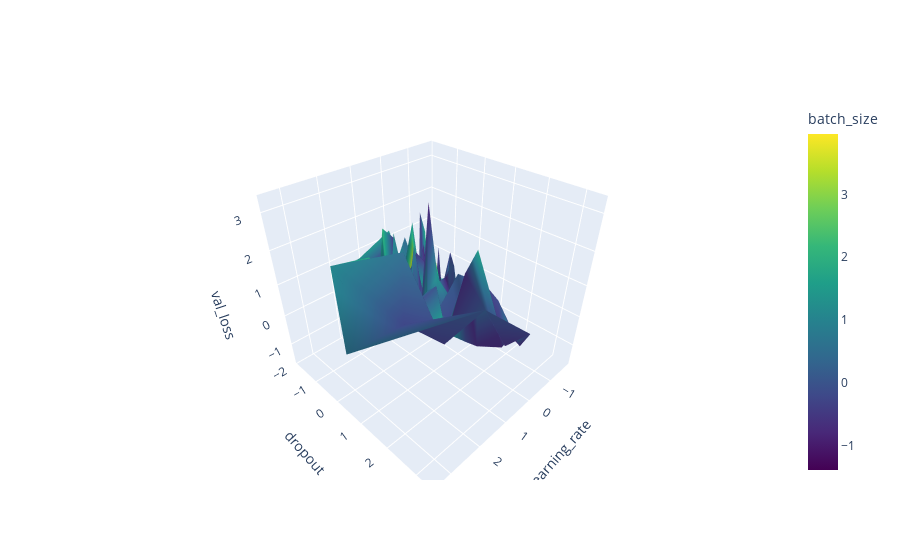

Here is the notebook cell this chart was saved with:
### Code cell
import plotly.express as px 
import plotly.graph_objects as go 

fig = go.Figure()
fig.add_traces(
    go.Mesh3d(
        x=standard_df['learning_rate'], y=standard_df['dropout'], z=standard_df['val_loss'], 
        opacity=1,
        intensity=standard_df['batch_size'], colorbar_title='batch_size',
        colorscale='viridis'
        )
    )
fig.add_traces(
    go.Scatter3d(
        x=min_df['learning_rate'], y=min_df['dropout'], z=min_df['val_loss']
    )
)
fig.update_layout(
    scene=dict(
        xaxis_title='learning_rate',
        yaxis_title='dropout',
        zaxis_title='val_loss',
    )
)
fig.show()

### Figure 1 — Plotly figure (JSON) as saved in the notebook; plotly's stock layout.template omitted (floating-point values rounded to 4 significant figures; data arrays with more than 128 entries replaced by an {"elided": "..."} marker saying what was removed)
{"data": [{"colorbar": {"title": {"text": "batch_size"}}, "colorscale": [[0, "#440154"], [0.1111, "#482878"], [0.2222, "#3e4989"], [0.3333, "#31688e"], [0.4444, "#26828e"], [0.5556, "#1f9e89"], [0.6667, "#35b779"], [0.7778, "#6ece58"], [0.8889, "#b5de2b"], [1, "#fde725"]], "intensity": {"elided": "281 float values"}, "opacity": 1, "type": "mesh3d", "x": {"elided": "281 float values"}, "y": {"elided": "281 float values"}, "z": {"elided": "281 float values"}}, {"type": "scatter3d", "x": [-1.715], "y": [-1.843], "z": [-1.57]}], "layout": {"scene": {"xaxis": {"title": {"text": "learning_rate"}}, "yaxis": {"title": {"text": "dropout"}}, "zaxis": {"title": {"text": "val_loss"}}}}}
